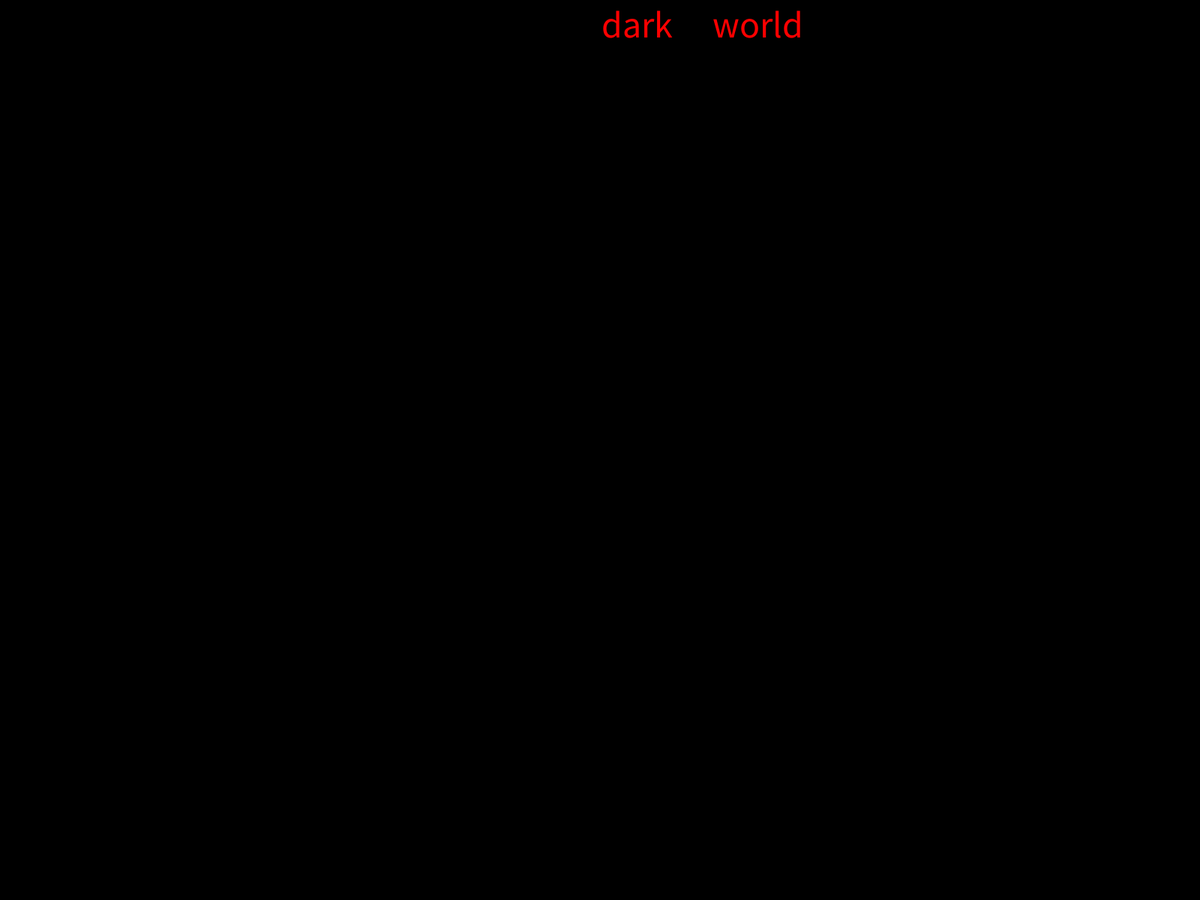
Frame 1 (no input)
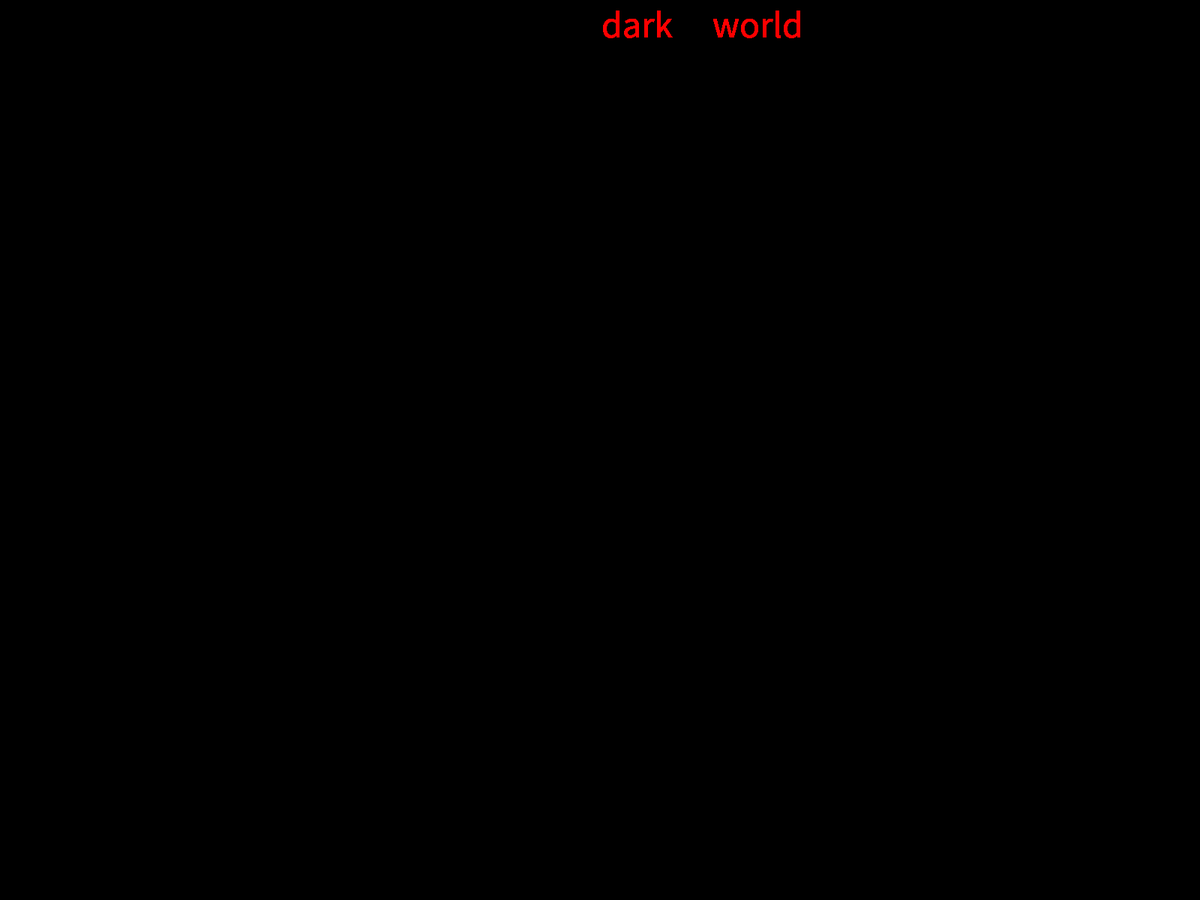
Frame 60 (the mouse pressed at the canvas centre just before this capture)
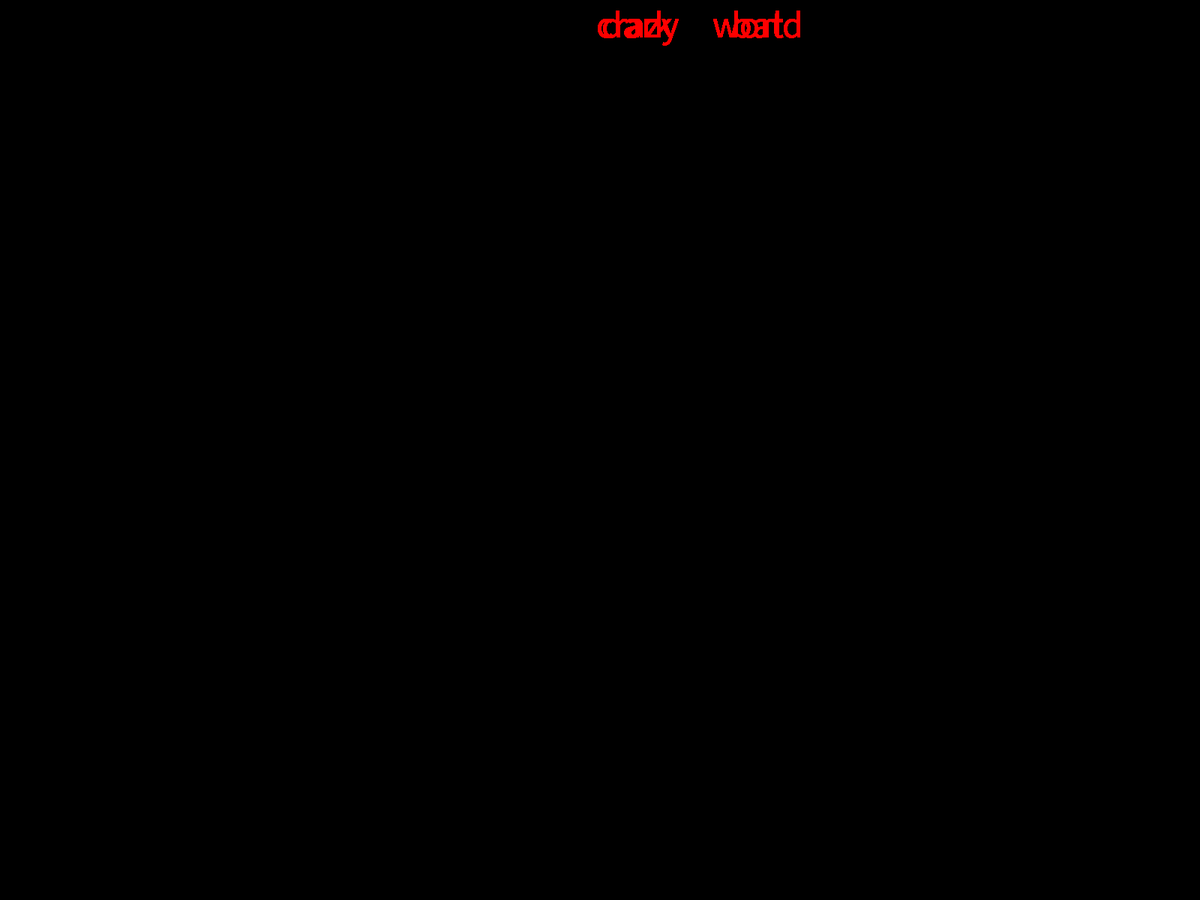
Frame 120 (the mouse held since frame 60 and released just before this capture)

The Processing sketch that drew these frames (run headless with seeded random() and noise(); from frame 60 on, the mouse is pressed at the canvas centre):

// Processing sketch: radom_word_generator_19_5_22
// ── radom_word_generator_19_5_22.pde
String[] nouns = {"world", "tadpole", "chair", "dog", "on", "off", "bat", "fish", "home", "music"};
String[] adjectives = {"dark", "happy", "crazy", "funky", "fresh", "sad", "cool", "boring", "furious", "cute"};
int n, a;
int x = width*10;
int y = height;

void setup()
{
  background(0);
  fullScreen();
  fill(255, 0, 0);
  textSize(50);
  textAlign(CENTER);
}

void draw()
{
  text(nouns[n],x + 10 , y/2);
  text(adjectives[a], x-150, y/2);
}

void randomWord()
{
  n = int(random(10));
  a = int(random(10));
}

void mousePressed()
{
  randomWord();
}
